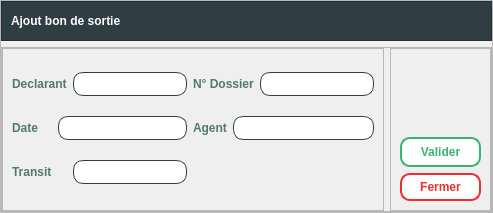
<?xml version="1.0" encoding="UTF-8"?>
<ui version="4.0">
 <class>Form</class>
 <widget class="QWidget" name="Form">
  <property name="geometry">
   <rect>
    <x>0</x>
    <y>0</y>
    <width>493</width>
    <height>213</height>
   </rect>
  </property>
  <property name="windowTitle">
   <string>Form</string>
  </property>
  <layout class="QVBoxLayout" name="verticalLayout">
   <property name="leftMargin">
    <number>0</number>
   </property>
   <property name="topMargin">
    <number>0</number>
   </property>
   <property name="rightMargin">
    <number>0</number>
   </property>
   <property name="bottomMargin">
    <number>0</number>
   </property>
   <item>
    <widget class="QFrame" name="frame_2">
     <property name="styleSheet">
      <string notr="true"/>
     </property>
     <property name="frameShape">
      <enum>QFrame::StyledPanel</enum>
     </property>
     <property name="frameShadow">
      <enum>QFrame::Raised</enum>
     </property>
     <layout class="QVBoxLayout" name="verticalLayout_2">
      <property name="leftMargin">
       <number>0</number>
      </property>
      <property name="topMargin">
       <number>0</number>
      </property>
      <property name="rightMargin">
       <number>0</number>
      </property>
      <property name="bottomMargin">
       <number>0</number>
      </property>
      <item>
       <widget class="QFrame" name="frame_3">
        <property name="styleSheet">
         <string notr="true">background-color: #2f3e40; /*#2f3e46,1a535c;1d3557;233d4d*/
color: rgb(255, 255, 255);</string>
        </property>
        <property name="frameShape">
         <enum>QFrame::StyledPanel</enum>
        </property>
        <property name="frameShadow">
         <enum>QFrame::Raised</enum>
        </property>
        <layout class="QHBoxLayout" name="horizontalLayout">
         <property name="leftMargin">
          <number>9</number>
         </property>
         <property name="topMargin">
          <number>9</number>
         </property>
         <property name="rightMargin">
          <number>9</number>
         </property>
         <property name="bottomMargin">
          <number>9</number>
         </property>
         <item>
          <widget class="QLabel" name="label_2">
           <property name="font">
            <font>
             <family>Segoe UI</family>
             <pointsize>9</pointsize>
             <bold>true</bold>
            </font>
           </property>
           <property name="styleSheet">
            <string notr="true">background-color: #2f3e40; /*#2f3e46,1a535c;1d3557;233d4d*/
color: rgb(255, 255, 255);</string>
           </property>
           <property name="text">
            <string>Ajout bon de sortie</string>
           </property>
          </widget>
         </item>
         <item>
          <spacer name="horizontalSpacer">
           <property name="orientation">
            <enum>Qt::Horizontal</enum>
           </property>
           <property name="sizeHint" stdset="0">
            <size>
             <width>510</width>
             <height>20</height>
            </size>
           </property>
          </spacer>
         </item>
        </layout>
       </widget>
      </item>
      <item>
       <widget class="QFrame" name="frame">
        <property name="frameShape">
         <enum>QFrame::StyledPanel</enum>
        </property>
        <property name="frameShadow">
         <enum>QFrame::Raised</enum>
        </property>
        <layout class="QHBoxLayout" name="horizontalLayout_2">
         <property name="spacing">
          <number>6</number>
         </property>
         <property name="leftMargin">
          <number>0</number>
         </property>
         <property name="topMargin">
          <number>0</number>
         </property>
         <property name="rightMargin">
          <number>0</number>
         </property>
         <property name="bottomMargin">
          <number>0</number>
         </property>
         <item>
          <widget class="QFrame" name="frame_4">
           <property name="styleSheet">
            <string notr="true"/>
           </property>
           <property name="frameShape">
            <enum>QFrame::StyledPanel</enum>
           </property>
           <property name="frameShadow">
            <enum>QFrame::Raised</enum>
           </property>
           <layout class="QGridLayout" name="gridLayout">
            <item row="0" column="0" colspan="2">
             <widget class="QLabel" name="label_3">
              <property name="font">
               <font>
                <bold>true</bold>
               </font>
              </property>
              <property name="styleSheet">
               <string notr="true">color: #52796f;</string>
              </property>
              <property name="text">
               <string>Declarant</string>
              </property>
             </widget>
            </item>
            <item row="0" column="2">
             <widget class="QLineEdit" name="declarant">
              <property name="styleSheet">
               <string notr="true">border : 1px solid #2f3e46;
border-radius:10px;
padding: 3px;
background-color: white;
color: #2f3e46;
</string>
              </property>
             </widget>
            </item>
            <item row="0" column="3" colspan="2">
             <widget class="QLabel" name="label_5">
              <property name="font">
               <font>
                <family>Segoe UI</family>
                <pointsize>9</pointsize>
                <bold>true</bold>
               </font>
              </property>
              <property name="styleSheet">
               <string notr="true">color: #52796f;</string>
              </property>
              <property name="text">
               <string>N° Dossier</string>
              </property>
             </widget>
            </item>
            <item row="0" column="5">
             <widget class="QLineEdit" name="num_dossier">
              <property name="styleSheet">
               <string notr="true">border : 1px solid #2f3e46;
border-radius:10px;
padding: 3px;
background-color: white;
color: #2f3e46;
</string>
              </property>
             </widget>
            </item>
            <item row="1" column="0">
             <widget class="QLabel" name="label_6">
              <property name="font">
               <font>
                <family>Segoe UI</family>
                <pointsize>9</pointsize>
                <bold>true</bold>
               </font>
              </property>
              <property name="styleSheet">
               <string notr="true">color: #52796f;</string>
              </property>
              <property name="text">
               <string>Date</string>
              </property>
             </widget>
            </item>
            <item row="1" column="1" colspan="2">
             <widget class="QLineEdit" name="date">
              <property name="styleSheet">
               <string notr="true">border : 1px solid #2f3e46;
border-radius:10px;
padding: 3px;
background-color: white;
color: #2f3e46;
</string>
              </property>
             </widget>
            </item>
            <item row="1" column="3">
             <widget class="QLabel" name="label_7">
              <property name="font">
               <font>
                <bold>true</bold>
               </font>
              </property>
              <property name="styleSheet">
               <string notr="true">color: #52796f;</string>
              </property>
              <property name="text">
               <string>Agent</string>
              </property>
             </widget>
            </item>
            <item row="1" column="4" colspan="2">
             <widget class="QLineEdit" name="agent">
              <property name="styleSheet">
               <string notr="true">border : 1px solid #2f3e46;
border-radius:10px;
padding: 3px;
background-color: white;
color: #2f3e46;
</string>
              </property>
             </widget>
            </item>
            <item row="2" column="0">
             <widget class="QLabel" name="label_4">
              <property name="font">
               <font>
                <bold>true</bold>
               </font>
              </property>
              <property name="styleSheet">
               <string notr="true">color: #52796f;</string>
              </property>
              <property name="text">
               <string>Transit</string>
              </property>
             </widget>
            </item>
            <item row="2" column="2">
             <widget class="QLineEdit" name="transit">
              <property name="styleSheet">
               <string notr="true">border : 1px solid #2f3e46;
border-radius:10px;
padding: 3px;
background-color: white;
color: #2f3e46;
</string>
              </property>
             </widget>
            </item>
           </layout>
          </widget>
         </item>
         <item>
          <widget class="QFrame" name="frame_5">
           <property name="frameShape">
            <enum>QFrame::StyledPanel</enum>
           </property>
           <property name="frameShadow">
            <enum>QFrame::Raised</enum>
           </property>
           <layout class="QVBoxLayout" name="verticalLayout_3">
            <item>
             <spacer name="verticalSpacer">
              <property name="orientation">
               <enum>Qt::Vertical</enum>
              </property>
              <property name="sizeHint" stdset="0">
               <size>
                <width>20</width>
                <height>40</height>
               </size>
              </property>
             </spacer>
            </item>
            <item>
             <widget class="QPushButton" name="valider_ajout_bon_sortie">
              <property name="font">
               <font>
                <family>Segoe UI</family>
                <pointsize>9</pointsize>
                <bold>true</bold>
               </font>
              </property>
              <property name="styleSheet">
               <string notr="true">QPushButton {width: 65px;
background-color: white;
border: 2px solid #3bb273;
color: #3bb273;
padding: 6px;
border-radius: 10px;}

QPushButton:hover {background-color: #3bb273;color: white;}
QPushButton:pressed { margin: 1px; }
</string>
              </property>
              <property name="text">
               <string>Valider</string>
              </property>
             </widget>
            </item>
            <item>
             <widget class="QPushButton" name="fermer_ajout_bon_sortie">
              <property name="font">
               <font>
                <family>Segoe UI</family>
                <pointsize>9</pointsize>
                <bold>true</bold>
               </font>
              </property>
              <property name="styleSheet">
               <string notr="true">QPushButton {background-color: white;
border: 2px solid #ee2e31;
color: #ee2e31;
padding: 5px;
border-radius: 10px;}
QPushButton:hover {
background-color: #ee2e31;
color: white;
}
QPushButton:pressed{
margin: 1px;
}
/*#ee2e31*/
</string>
              </property>
              <property name="text">
               <string>Fermer</string>
              </property>
             </widget>
            </item>
           </layout>
          </widget>
         </item>
        </layout>
       </widget>
      </item>
     </layout>
    </widget>
   </item>
  </layout>
 </widget>
 <resources/>
 <connections/>
</ui>
